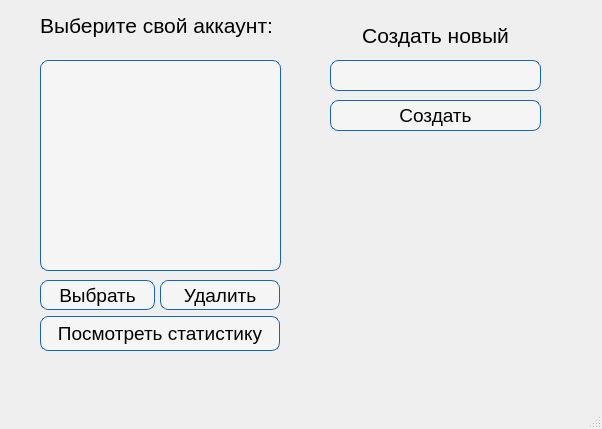
<?xml version="1.0" encoding="UTF-8"?>
<ui version="4.0">
 <class>MainWindow</class>
 <widget class="QMainWindow" name="MainWindow">
  <property name="geometry">
   <rect>
    <x>0</x>
    <y>0</y>
    <width>602</width>
    <height>429</height>
   </rect>
  </property>
  <property name="sizePolicy">
   <sizepolicy hsizetype="Fixed" vsizetype="Fixed">
    <horstretch>0</horstretch>
    <verstretch>0</verstretch>
   </sizepolicy>
  </property>
  <property name="font">
   <font>
    <family>Tahoma</family>
    <pointsize>16</pointsize>
   </font>
  </property>
  <property name="windowTitle">
   <string>Авторизация</string>
  </property>
  <widget class="QWidget" name="centralwidget">
   <widget class="QListWidget" name="list_users">
    <property name="geometry">
     <rect>
      <x>40</x>
      <y>60</y>
      <width>241</width>
      <height>211</height>
     </rect>
    </property>
    <property name="styleSheet">
     <string notr="true">background-color: rgba(255,255,255,100);border: 1px solid #1565C0;border-radius: 8px;</string>
    </property>
   </widget>
   <widget class="QLabel" name="label">
    <property name="geometry">
     <rect>
      <x>40</x>
      <y>10</y>
      <width>241</width>
      <height>31</height>
     </rect>
    </property>
    <property name="font">
     <font>
      <family>Tahoma</family>
      <pointsize>16</pointsize>
      <weight>50</weight>
      <italic>false</italic>
      <bold>false</bold>
      <underline>false</underline>
      <strikeout>false</strikeout>
     </font>
    </property>
    <property name="text">
     <string>Выберите свой аккаунт:</string>
    </property>
   </widget>
   <widget class="QPushButton" name="select_user">
    <property name="geometry">
     <rect>
      <x>40</x>
      <y>280</y>
      <width>115</width>
      <height>30</height>
     </rect>
    </property>
    <property name="font">
     <font>
      <pointsize>14</pointsize>
     </font>
    </property>
    <property name="styleSheet">
     <string notr="true">background-color: rgba(255,255,255,100);border: 1px solid #1565C0;border-radius: 8px;</string>
    </property>
    <property name="text">
     <string>Выбрать</string>
    </property>
   </widget>
   <widget class="QLabel" name="label_2">
    <property name="geometry">
     <rect>
      <x>330</x>
      <y>20</y>
      <width>211</width>
      <height>31</height>
     </rect>
    </property>
    <property name="layoutDirection">
     <enum>Qt::LeftToRight</enum>
    </property>
    <property name="text">
     <string>Создать новый</string>
    </property>
    <property name="alignment">
     <set>Qt::AlignCenter</set>
    </property>
   </widget>
   <widget class="QLineEdit" name="name">
    <property name="geometry">
     <rect>
      <x>330</x>
      <y>60</y>
      <width>211</width>
      <height>31</height>
     </rect>
    </property>
    <property name="styleSheet">
     <string notr="true">background-color: rgba(255,255,255,100);border: 1px solid #1565C0;border-radius: 8px;</string>
    </property>
   </widget>
   <widget class="QPushButton" name="add_user">
    <property name="geometry">
     <rect>
      <x>330</x>
      <y>100</y>
      <width>211</width>
      <height>31</height>
     </rect>
    </property>
    <property name="font">
     <font>
      <pointsize>14</pointsize>
     </font>
    </property>
    <property name="styleSheet">
     <string notr="true">background-color: rgba(255,255,255,100);border: 1px solid #1565C0;border-radius: 8px;</string>
    </property>
    <property name="text">
     <string>Создать</string>
    </property>
   </widget>
   <widget class="QPushButton" name="delete_user">
    <property name="geometry">
     <rect>
      <x>160</x>
      <y>280</y>
      <width>120</width>
      <height>30</height>
     </rect>
    </property>
    <property name="font">
     <font>
      <pointsize>14</pointsize>
     </font>
    </property>
    <property name="styleSheet">
     <string notr="true">background-color: rgba(255,255,255,100);border: 1px solid #1565C0;border-radius: 8px;</string>
    </property>
    <property name="text">
     <string>Удалить</string>
    </property>
   </widget>
   <widget class="QPushButton" name="statistics">
    <property name="geometry">
     <rect>
      <x>40</x>
      <y>316</y>
      <width>240</width>
      <height>35</height>
     </rect>
    </property>
    <property name="font">
     <font>
      <pointsize>14</pointsize>
     </font>
    </property>
    <property name="styleSheet">
     <string notr="true">background-color: rgba(255,255,255,100);border: 1px solid #1565C0;border-radius: 8px;</string>
    </property>
    <property name="text">
     <string>Посмотреть статистику</string>
    </property>
   </widget>
  </widget>
  <widget class="QMenuBar" name="menubar">
   <property name="geometry">
    <rect>
     <x>0</x>
     <y>0</y>
     <width>602</width>
     <height>21</height>
    </rect>
   </property>
  </widget>
  <widget class="QStatusBar" name="statusbar"/>
 </widget>
 <resources/>
 <connections/>
</ui>
